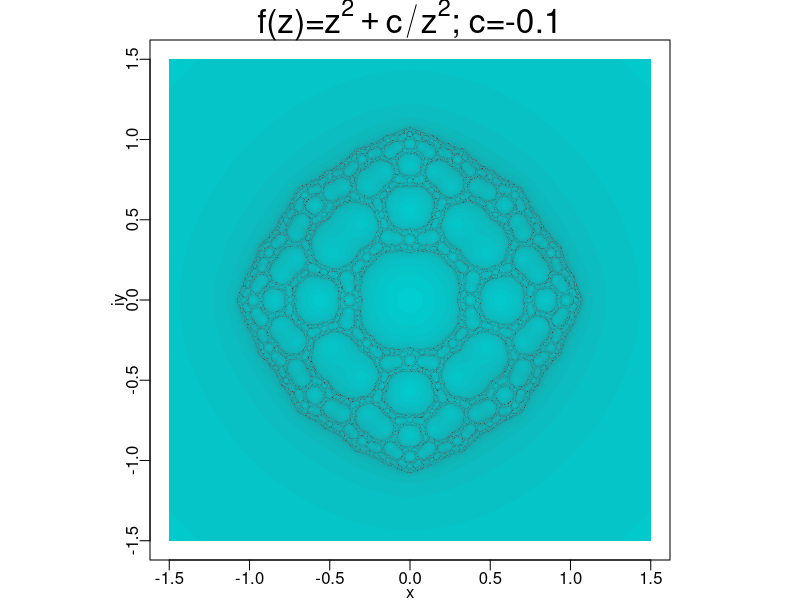

Write R code to recreate this figure.
f.list=list()
f.list$julpow2=function(z,c) z^2+c

f.list$cosjul=function(z,c) c*cos(z)

f.list$c3_2julia=function(z,c) z^3-(-z)^(2.00001)+c

f.list$julinvpow2=function(z,c) z^(-2)+c

f.list$julpow2_inv1=function(z,c) z^2+c/z

f.list$julpow2_inv2=function(z,c) z^2+c/z^2

col.list=list()
col.list$gray=gray.colors
col.list$CyBldrBl=colorRampPalette(c("cyan2", "black","darkblue"))
col.list$TudrOldrBl=colorRampPalette(c("darkturquoise", "darkred","darkblue"))
col.list$WOdR=colorRampPalette(c("white","orange","darkred"))
col.list$dyad=c("black", "white")

julia=function(z, n, c){
  for(j in 1:n){
    z=fz(z,c)
    if(Mod(z) >16 || Mod(z)==Inf){
      break
    }
  }
  return(j)
}


fz=f.list$julpow2_inv2
col=col.list$TudrOldrBl
n=100
c=-.1
b=1.5
dv=.0025
pm= as.vector(outer(X = seq(-b,b,dv), Y = seq(-b,b,dv)*1i,FUN = "+"))
cm=sapply(pm, function(x) julia(x,n, c))

png(filename = "~/R/Figures/Figures1/Jul020.png", height = 1500, width = 1500 )
par(mar=c(2,2,2,1), mgp=c(1.1,.4,0), pty="s")
plot(pm, pch=16, cex=.1, col=col(100)[cm], xlab = "x", ylab = "iy", main=substitute(paste("f(z)=",f, "; c=", c), list(c=c, f=body(fz))), cex.main=2)
dev.off()
